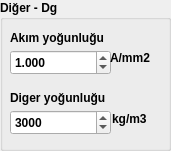
     <widget class="QGroupBox" name="groupBox_54">
      <property name="geometry">
       <rect>
        <x>360</x>
        <y>10</y>
        <width>171</width>
        <height>151</height>
       </rect>
      </property>
      <property name="sizePolicy">
       <sizepolicy hsizetype="Preferred" vsizetype="Preferred">
        <horstretch>0</horstretch>
        <verstretch>0</verstretch>
       </sizepolicy>
      </property>
      <property name="font">
       <font>
        <weight>75</weight>
        <bold>true</bold>
       </font>
      </property>
      <property name="title">
       <string>Diğer - Dg</string>
      </property>
      <widget class="QLabel" name="label_91">
       <property name="geometry">
        <rect>
         <x>10</x>
         <y>30</y>
         <width>111</width>
         <height>16</height>
        </rect>
       </property>
       <property name="text">
        <string>Akım yoğunluğu</string>
       </property>
       <property name="textFormat">
        <enum>Qt::RichText</enum>
       </property>
       <property name="scaledContents">
        <bool>false</bool>
       </property>
      </widget>
      <widget class="QDoubleSpinBox" name="doubleSpinBox_64">
       <property name="geometry">
        <rect>
         <x>10</x>
         <y>50</y>
         <width>101</width>
         <height>25</height>
        </rect>
       </property>
       <property name="decimals">
        <number>3</number>
       </property>
       <property name="singleStep">
        <double>0.500000000000000</double>
       </property>
       <property name="value">
        <double>1.000000000000000</double>
       </property>
      </widget>
      <widget class="QLabel" name="label_92">
       <property name="geometry">
        <rect>
         <x>10</x>
         <y>90</y>
         <width>111</width>
         <height>16</height>
        </rect>
       </property>
       <property name="text">
        <string>Diger yoğunluğu</string>
       </property>
       <property name="textFormat">
        <enum>Qt::RichText</enum>
       </property>
       <property name="scaledContents">
        <bool>false</bool>
       </property>
      </widget>
      <widget class="QDoubleSpinBox" name="doubleSpinBox_65">
       <property name="geometry">
        <rect>
         <x>10</x>
         <y>110</y>
         <width>101</width>
         <height>25</height>
        </rect>
       </property>
       <property name="decimals">
        <number>0</number>
       </property>
       <property name="maximum">
        <double>99999.000000000000000</double>
       </property>
       <property name="value">
        <double>3000.000000000000000</double>
       </property>
      </widget>
      <widget class="QLabel" name="label_93">
       <property name="geometry">
        <rect>
         <x>110</x>
         <y>50</y>
         <width>51</width>
         <height>16</height>
        </rect>
       </property>
       <property name="text">
        <string>A/mm2</string>
       </property>
       <property name="textFormat">
        <enum>Qt::RichText</enum>
       </property>
       <property name="scaledContents">
        <bool>false</bool>
       </property>
      </widget>
      <widget class="QLabel" name="label_94">
       <property name="geometry">
        <rect>
         <x>112</x>
         <y>111</y>
         <width>51</width>
         <height>16</height>
        </rect>
       </property>
       <property name="text">
        <string>kg/m3</string>
       </property>
       <property name="textFormat">
        <enum>Qt::RichText</enum>
       </property>
       <property name="scaledContents">
        <bool>false</bool>
       </property>
      </widget>
     </widget>
